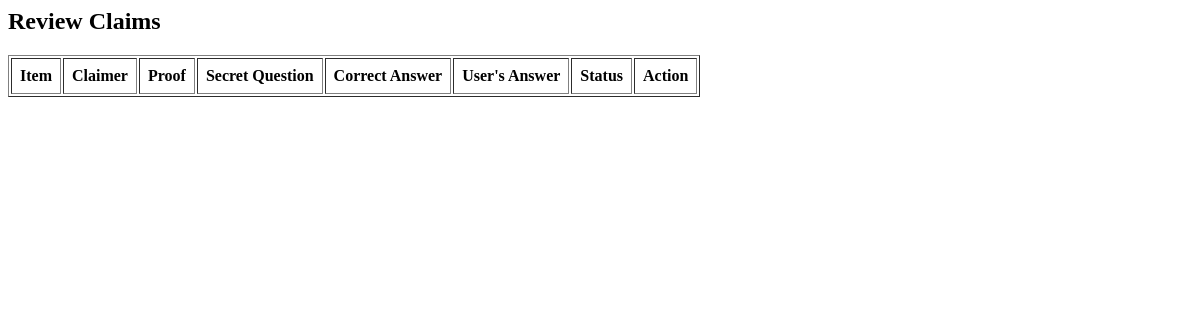
/admin_claim/6 (signed in), run on an earlier commit of the app's database.
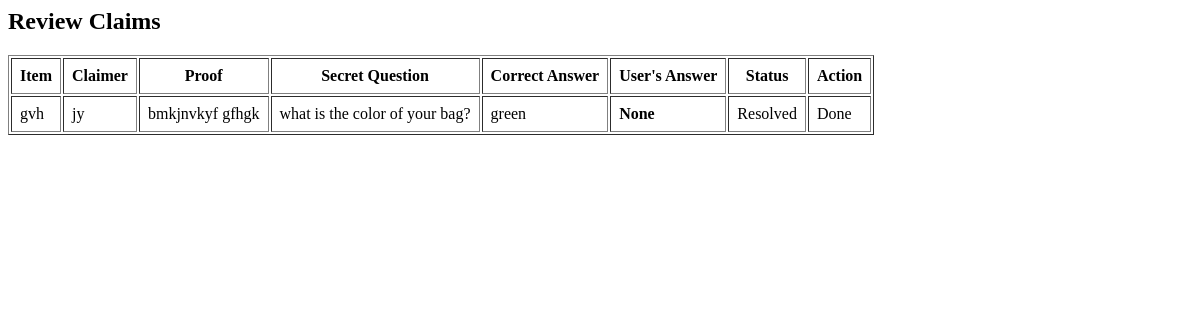
And on a later commit of the database.
### tables this page shows
CREATE TABLE claims (
                id INTEGER PRIMARY KEY AUTOINCREMENT,
                item_id INTEGER,
                claimer_name TEXT,
                claimer_contact TEXT,
                proof TEXT,
                status TEXT DEFAULT 'Pending'
            , user_answer TEXT);

CREATE TABLE found_items (
            id INTEGER PRIMARY KEY AUTOINCREMENT,
            item_name TEXT,
            description TEXT,
            location TEXT,
            contact TEXT,
            image TEXT
        , secret_question TEXT, secret_answer TEXT);

### app.py (the view)
@app.route('/admin_claim/<int:item_id>')
def admin_claims(item_id):
    if session.get('role') != 'admin':
        return "Unauthorized"
    conn = sqlite3.connect("database.db")
    cur = conn.cursor()
    cur.execute('''
        SELECT c.id, f.item_name, c.claimer_name, c.claimer_contact,
               c.proof, c.status, f.secret_question, f.secret_answer, c.user_answer
        FROM claims c
        JOIN found_items f ON c.item_id = f.id
        WHERE c.item_id = ?
    ''', (item_id,))
    claims = cur.fetchall()
    conn.close()
    return render_template('admin_claim.html', claims=claims)

### Templates/admin_claim.html
<h2>Review Claims</h2>
<table border="1" cellpadding="8">
    <tr>
        <th>Item</th>
        <th>Claimer</th>
        <th>Proof</th>
        <th>Secret Question</th>
        <th>Correct Answer</th>
        <th>User's Answer</th>
        <th>Status</th>
        <th>Action</th> </tr>
    {% for claim in claims %}
    <tr>
        <td>{{ claim[1] }}</td>
        <td>{{ claim[2] }}</td>
        <td>{{ claim[4] }}</td>
        <td>{{ claim[6] }}</td>
        <td>{{ claim[7] }}</td>
        <td><b>{{ claim[8] }}</b></td>
        <td>{{ claim[5] }}</td>
        <td>
            {% if claim[5] != 'Resolved' %}
            <form action="/resolve_claim/{{ claim[0] }}" method="POST">
                <button type="submit">Mark Resolved</button>
            </form>
            {% else %}
            Done
            {% endif %}
        </td>
    </tr>
    {% endfor %}
</table>

What changed in the data, as far as the page shows it:
added claims: item_name "gvh", claimer_name "jy", proof "bmkjnvkyf gfhgk", secret_question "what is the color of your bag?", secret_answer "green", claim "None", status "Resolved", shows "Done"
